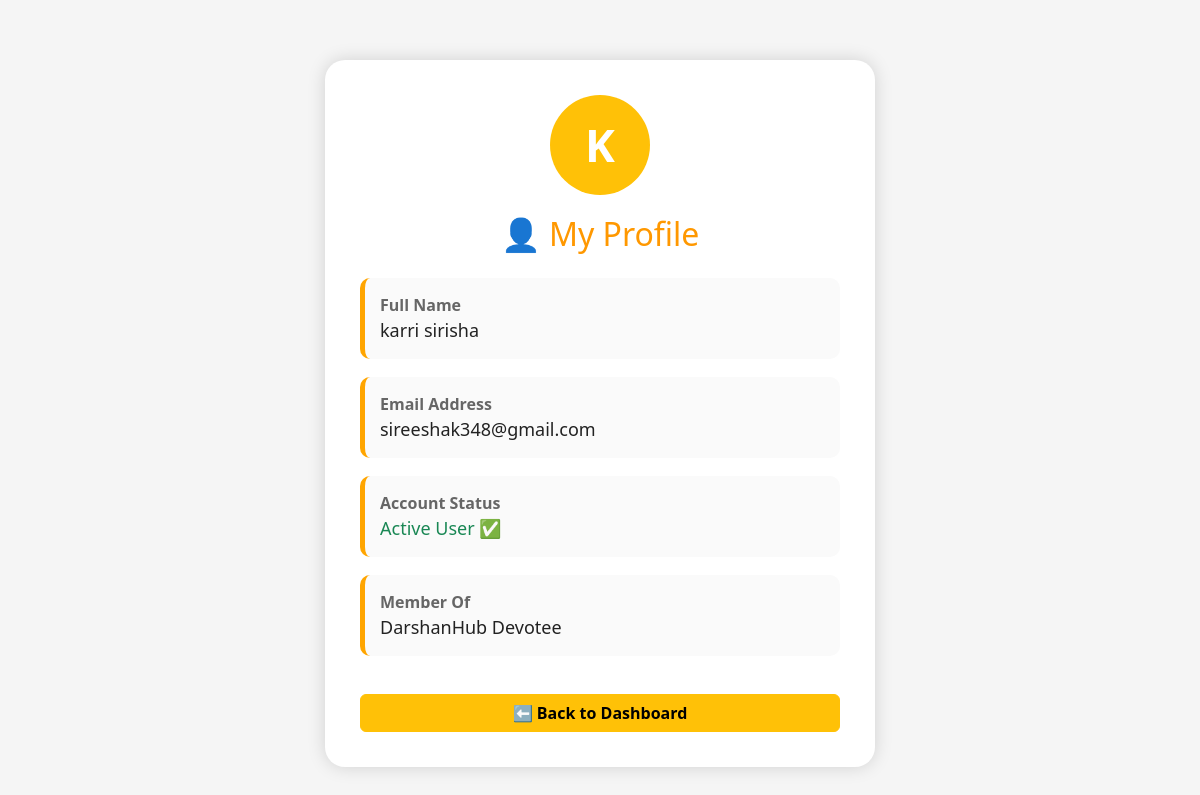
/profile, run on the app's committed database.
### tables this page shows
CREATE TABLE users(
    id INTEGER PRIMARY KEY AUTOINCREMENT,
    name TEXT NOT NULL,
    email TEXT UNIQUE NOT NULL,
    password TEXT NOT NULL
);

### app.py (the view)
@app.route('/profile')
def profile():
    conn = sqlite3.connect("database.db")
    cursor = conn.cursor()
    cursor.execute("SELECT name, email FROM users LIMIT 1")
    user = cursor.fetchone()
    conn.close()
    return render_template("profile.html", user=user)

### templates/profile.html (shortened to what this page needs)
<!DOCTYPE html>
<html lang="en">
<head>
    <link href="https://cdn.jsdelivr.net/npm/bootstrap@5.3.3/dist/css/bootstrap.min.css" rel="stylesheet">
</head>
<body>
<div class="container">
    <div class="profile-card">
        <div class="avatar">
            {{ user[0][0]|upper }}
        </div>
        <h2>👤 My Profile</h2>
        <div class="info-box">
            <div class="label">Full Name</div>
            <div class="value">{{ user[0] }}</div>
        </div>
        <div class="info-box">
            <div class="label">Email Address</div>
            <div class="value">{{ user[1] }}</div>
        </div>
        <div class="info-box">
            <div class="label">Account Status</div>
            <div class="value text-success">Active User ✅</div>
        </div>
        <div class="info-box">
            <div class="label">Member Of</div>
            <div class="value">DarshanHub Devotee</div>
        </div>
        <a href="/dashboard" class="btn btn-warning">
            ⬅ Back to Dashboard
        </a>
    </div>
</div>
</body>
</html>

### templates/profile.html (style rules this page uses)
body { background:#f5f5f5; }
.profile-card { max-width:550px; margin:60px auto; background:white; padding:35px; border-radius:20px; box-shadow:0 0 18px rgba(0,0,0,.15); }
.avatar { width:100px; height:100px; border-radius:50%; background:#ffc107; color:white; font-size:45px; font-weight:bold; display:flex; justify-content:center; align-items:center; margin:auto; margin-bottom:20px; }
h2 { color:#ff9800; text-align:center; margin-bottom:25px; }
.info-box { background:#fafafa; padding:15px; border-radius:10px; margin-bottom:18px; border-left:5px solid orange; }
.label { font-weight:bold; color:#666; }
.value { font-size:18px; color:#222; }
.btn-warning { width:100%; margin-top:20px; font-weight:bold; }

### data on the page
users: name "K", name "karri sirisha", email "sireeshak348@gmail.com"
